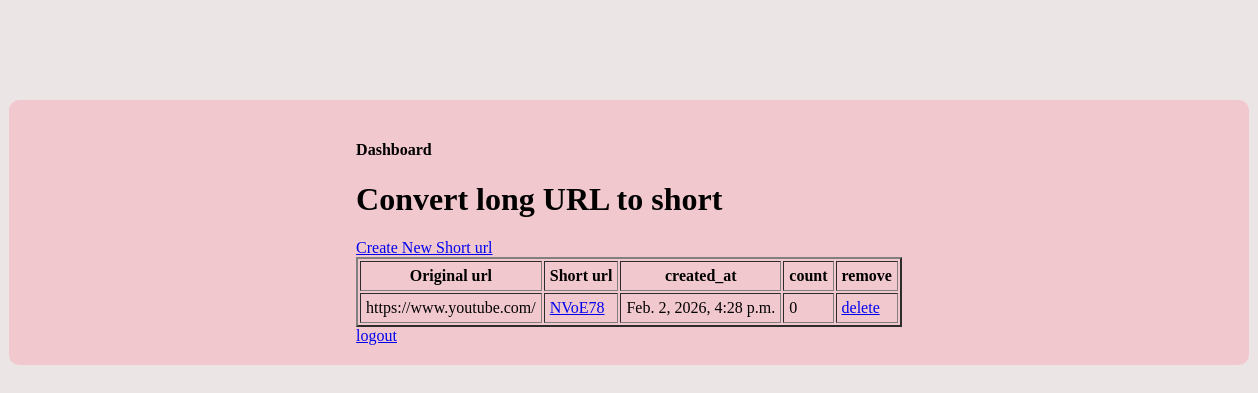
The app's page /dashboard/ (signed in), older data.
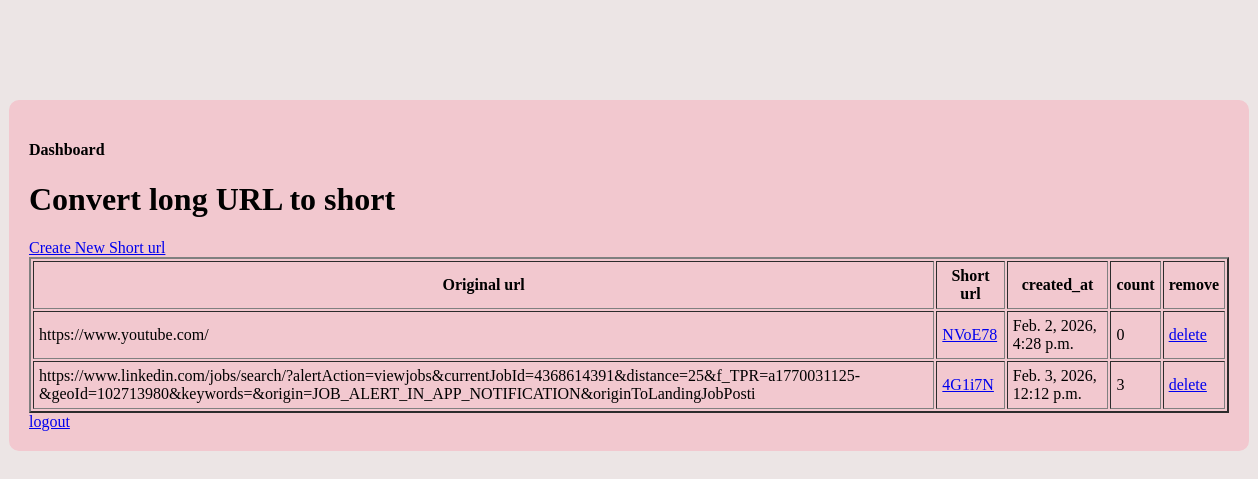
The same page, newer data.
### shortner/models.py (models this page shows, shortened)
class ShortURL(models.Model):
    user = models.ForeignKey(User,on_delete=models.CASCADE)
    original_url = models.URLField()
    short_code = models.CharField(max_length=10,unique=True)
    clicks = models.PositiveIntegerField(default=0)
    created_at = models.DateTimeField(auto_now_add=True)

### urlshortner/middleware.py (the view)
    def wrapped(request,*args,**kwargs):
        if request.user.is_authenticated == False:
            return redirect('login')
        return view_function(request,*args,**kwargs)

### accounts/views.py (called while the page is built)
@auth
def dashboard(request):
    urls = ShortURL.objects.filter(user=request.user)
    return render(request,'accounts/dashboard.html',{'urls':urls})

### accounts/templates/accounts/dashboard.html (shortened to what this page needs)
{% extends "index.html" %}
{% block content %}
<div class="container">
  <div>
    <h4>Dashboard</h4>
    <h1>Convert long URL to short</h1>
    <a href="{%url 'create_short_url'%}">Create New Short url</a>
  <table border="2" cellpadding="5">
    <tr>
      <th>Original url</th>
      <th>Short url</th>
      <th>created_at</th>
      <th>count</th>
      <th>remove</th>
    </tr>
    {%for url in urls%}
    <tr>
      <td>{{url.original_url}}</td>
      <td>
        <a href="{% url 'redirect_short' url.short_code%}">{{url.short_code}}</a>
      </td>
      <td>{{url.created_at}}</td>
      <td>{{url.clicks}}</td>
      <td><a href="{%url 'delete' url.pk%}">delete</a></td>
    </tr>
    {% empty %}
    <tr>
      <td colspan="2">No URLS Yet</td>
    </tr>
    {%endfor%}
  </table >
  <a href="{% url 'logout'%}">logout</a>
  </div>
</div>
{% endblock %}

Row changes from the older to the newer data that the page shows:
added ShortURL: original_url "https://www.linkedin.com/jobs/search/?alertAction=viewjobs&currentJobId=4368614391&distance=25&f_TPR=a1770031125-&geoId=102713980&keywords=&origin=JOB_ALERT_IN_APP_NOTIFICATION&originToLandingJobPosti", short_code "4G1i7N", created_at "Feb. 3, 2026, 12:12 p.m.", clicks "3"
